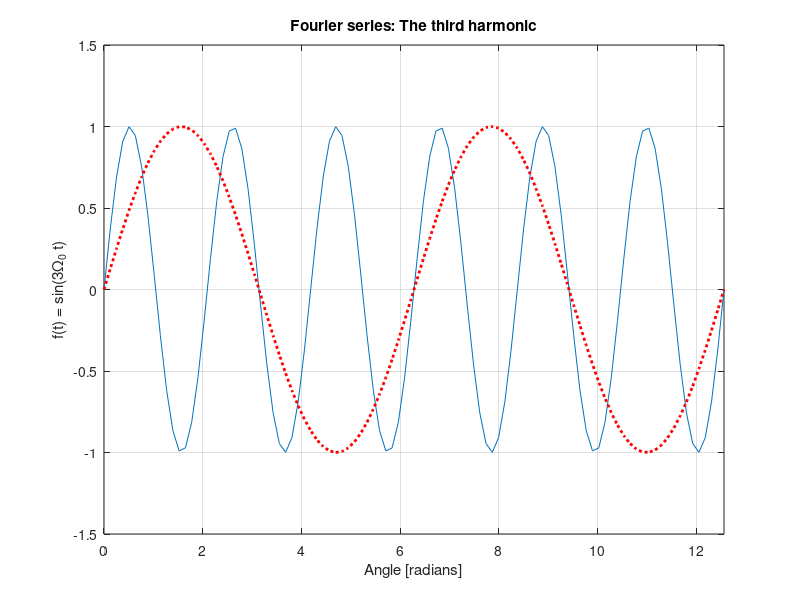

Here is the MATLAB script that generated this plot:
%% Waves and Symmetry
% Prepared for EG-247 Digital Signal Processing by Chris Jobling
%% Square wave

t = [-3*pi,-2*pi,-2*pi,-2*pi,-pi,-pi,-pi,0,0,0,pi,pi,pi,2*pi,2*pi,2*pi,3*pi];
f = [-1,-1,0,1,1,0,-1,-1,0,1,1,0,-1,-1,0,1,1];
plot(t,f,"LineWidth",2)
axis([-2*pi,2*pi,-1.5,1.5])
grid
title('Square waveform')
xlabel('Angle [radians]')
ylabel('f(t)')
%% Shifted square wave

t = [-3*pi,-2*pi,-2*pi,-2*pi,-pi,-pi,-pi,0,0,0,pi,pi,pi,2*pi,2*pi,2*pi,3*pi];
f = [-1,-1,0,1,1,0,-1,-1,0,1,1,0,-1,-1,0,1,1];
plot(t-pi/2,f,"LineWidth",2)
axis([-2*pi,2*pi,-1.5,1.5])
grid
title('Shifted square waveform')
xlabel('Angle [radians]')
ylabel('f(t)')
%% Sawtooth waveform

t = [-3*pi,-2*pi,-2*pi,-2*pi,-pi,0,0,0,pi,2*pi,2*pi,2*pi,3*pi];
f = [0,1,0,-1,0,1,0,-1,0,1,0,-1,0];
plot(t,f,"LineWidth",2)
axis([-2*pi,2*pi,-1.5,1.5])
grid
title('Sawtooth waveform')
xlabel('Angle [radians]')
ylabel('f(t)')
%% Triangular waveform

t = [-2*pi,-5*pi/2,-2*pi,-3*pi/2,-pi,-pi/2,0,pi/2,pi,3*pi/2,2*pi,5*pi/2,2*pi];
f = [0,-1,0,1,0,-1,0,1,0,-1,0,1,0]
plot(t,f,"LineWidth",2)
axis([-2*pi,2*pi,-1.5,1.5])
grid
title('Triangular waveform')
xlabel('Angle [radians]')
ylabel('f(t)')
%% Fundamental

t = linspace(0,4*pi,100);
plot(t,sin(t),"LineWidth",2)
grid
axis([0,4*pi,-1.5,1.5])
title('Fourier series: The fundamental frequency')
xlabel('Angle [radians]')
ylabel('f(t) = sin(\Omega_0 t)')
%% Second harmonic

t = linspace(0,4*pi,100);
plot(t,sin(2*t),t,sin(t),'r:',"LineWidth",2)
grid
axis([0,4*pi,-1.5,1.5])
title('Fourier series: The second harmonic')
xlabel('Angle [radians]')
ylabel('f(t) = sin(2\Omega_0 t)')
%% Third harmonic

t = linspace(0,4*pi,100);
plot(t,sin(3*t),t,sin(t),'r:',"LineWidth",2)
grid
axis([0,4*pi,-1.5,1.5])
title('Fourier series: The third harmonic')
xlabel('Angle [radians]')
ylabel('f(t) = sin(3\Omega_0 t)')